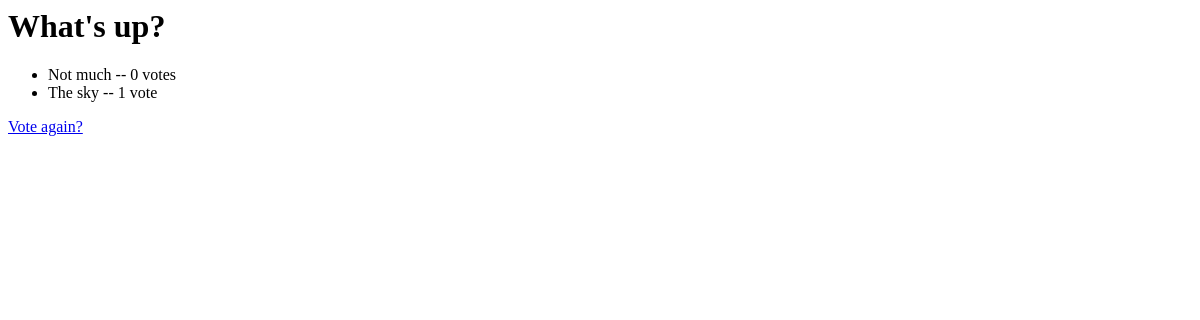
/polls/1/results/, run on an earlier commit of the app's database.
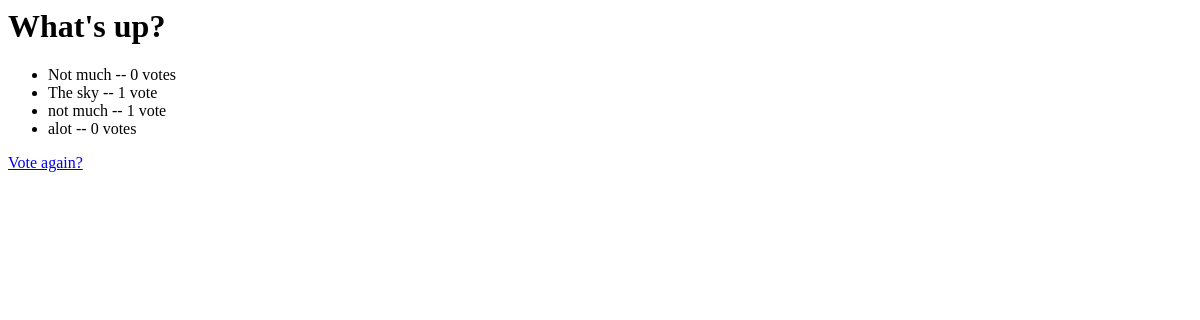
And on a later commit of the database.
### polls/models.py (models this page shows, shortened)
class Question(models.Model):
    question_text = models.CharField(max_length=200)
    pub_date = models.DateTimeField('datepublished')

class Choice(models.Model):
    question = models.ForeignKey(Question, on_delete=models.CASCADE)
    choice_text = models.CharField(max_length=200)
    votes = models.IntegerField(default=0)

### polls/views.py (the view)
# urls.py: url(r'^(?P<question_id>[0-9]+)/results/$', views.results, name='results'),
def results(request, question_id):
    question = get_object_or_404(Question, pk=question_id)
    return render(request, 'polls/results.html', {'question': question})

### polls/templates/polls/results.html
{% load staticfiles %}
<h1>{{ question.question_text }}</h1>
<ul>
{% for choice in question.choice_set.all %}
    <li>{{ choice.choice_text }} -- {{ choice.votes }} vote{{ choice.votes|pluralize }}</li>
{% endfor %}
</ul>
<a href="{% url 'polls:detail' question.id %}">Vote again?</a>

What changed in the data, as far as the page shows it:
added Choice: choice_text "not much", votes "1"
added Choice: choice_text "alot", votes "0"
